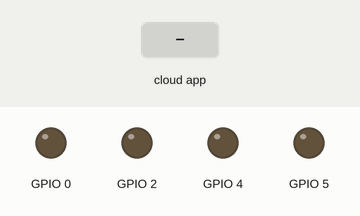
Simulated run of this sketch. Board: ESP8266 (NodeMCU). Shown: output pins drawn as LEDs (lit = HIGH). The inputs (shaded band) are chosen by the test bench. What the sketch prints to the serial monitor is not drawn.

Above: at 2.7 s.
2.8 s: app: CHANGE_ME.brightness=1
At 2.96 s:
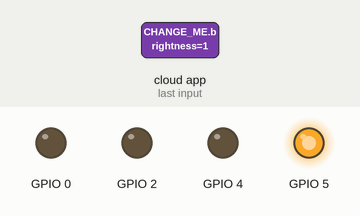
5.8 s: app: CHANGE_ME.white=0
8.8 s: app: CHANGE_ME.white=1
At 10.0 s:
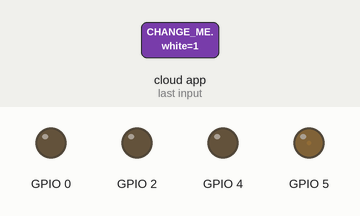
10.3 s: app: CHANGE_ME.brightness=0
At 11.0 s:
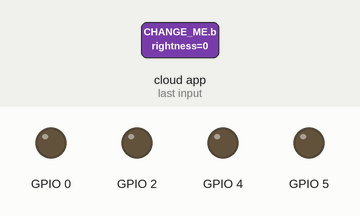
Timing chart, 0 to 12.8 s (numbered marks = the images above; inputs shaded):
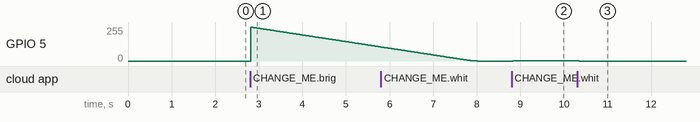

The sketch:

strip_controller_adafruit.ino
```cpp
#include <ArduinoOTA.h>
#include <ESP8266WiFi.h>
#include "structs.h"
#include "config.h"
#include "functions.h"

#include "AdafruitIO_WiFi.h"
AdafruitIO_WiFi io(IO_USERNAME, IO_KEY, WIFI_SSID, WIFI_PASS);

AdafruitIO_Feed *feed_color = io.feed(IO_GROUP ".color");
AdafruitIO_Feed *feed_white = io.feed(IO_GROUP ".white");
AdafruitIO_Feed *feed_brightness = io.feed(IO_GROUP ".brightness");

void setup() {
  Serial.begin(115200);
  delay(10);

  #ifdef ESP8266
    analogWriteRange(255);
  #endif

  pinMode(pin.r, OUTPUT);
  pinMode(pin.g, OUTPUT);
  pinMode(pin.b, OUTPUT);
  pinMode(pin.w, OUTPUT);

  change_to_rgbw_target((RGBW){0,0,0,0});

  //////////////
  // MQTT
  //////////////

  Serial.print("Connecting to Adafruit IO");
  io.connect();

  feed_color->onMessage(handleColorMessage);
  feed_white->onMessage(handleWhiteMessage);
  feed_brightness->onMessage(handleBrightnessMessage);

  // wait for a connection
  while(io.status() < AIO_CONNECTED) {
    Serial.print(".");
    delay(500);
  }

  // we are connected
  Serial.println();
  Serial.println(io.statusText());
  feed_color->get();
  feed_white->get();
  feed_brightness->get();

  //////////////
  // OTA
  //////////////
  // Port defaults to 8266
  ArduinoOTA.setPort(8266);

  // Hostname defaults to esp8266-[ChipID]
  ArduinoOTA.setHostname(OTA_IDENTIFIER);

  // No authentication by default
  ArduinoOTA.setPassword((const char *)OTA_PASSWORD);

  ArduinoOTA.onStart([]() {
    Serial.println("Start");
  });
  ArduinoOTA.onEnd([]() {
    Serial.println("\nEnd");
  });
  ArduinoOTA.onProgress([](unsigned int progress, unsigned int total) {
    Serial.printf("Progress: %u%%\r", (progress / (total / 100)));
  });
  ArduinoOTA.onError([](ota_error_t error) {
    Serial.printf("Error[%u]: ", error);
    if (error == OTA_AUTH_ERROR) Serial.println("Auth Failed");
    else if (error == OTA_BEGIN_ERROR) Serial.println("Begin Failed");
    else if (error == OTA_CONNECT_ERROR) Serial.println("Connect Failed");
    else if (error == OTA_RECEIVE_ERROR) Serial.println("Receive Failed");
    else if (error == OTA_END_ERROR) Serial.println("End Failed");
  });
  ArduinoOTA.begin();
}

void loop() {
  io.run();
}

void handleColorMessage(AdafruitIO_Data *data) {
  apply_effect_fade((RGBW){
      data->toRed(),
      data->toGreen(),
      data->toBlue(),
      current_value.w
  });
}

void handleWhiteMessage(AdafruitIO_Data *data) {
  apply_effect_fade((RGBW){
    current_value.r,
    current_value.g,
    current_value.b,
    data->toInt()
  });
}

void handleBrightnessMessage(AdafruitIO_Data *data) {
  apply_effect_brightness_fade(data->toInt());
}
```

functions.h
```cpp
RGBW current_value = { 0, 0, 0, 0 };

bool check_if_rgbw_identical(RGBW a, RGBW b) {
  return (
    a.r == b.r &&
    a.g == b.g &&
    a.b == b.b &&
    a.w == b.w
  );
}

bool check_if_rgbw_is_within_bounds(RGBW input) {
  return (input.r <= 255 && input.g <= 255 && input.b <= 255 && input.w <= 255);
}

RGBW apply_filter_brightness(RGBW input, byte brightness) {
  return (RGBW) {
    floor(float(input.r) / 100.0 * float(brightness)),
    floor(float(input.g) / 100.0 * float(brightness)),
    floor(float(input.b) / 100.0 * float(brightness)),
    floor(float(input.w) / 100.0 * float(brightness))
  };
}

void change_to_rgbw_target(RGBW target) {
  if (!check_if_rgbw_is_within_bounds(target)) {
    return;
  }

  analogWrite(pin.r, target.r);
  current_value.r = target.r;

  analogWrite(pin.g, target.g);
  current_value.g = target.g;

  analogWrite(pin.b, target.b);
  current_value.b = target.b;

  analogWrite(pin.w, target.w);
  current_value.w = target.w;
}

/**
 * Fades synchronously to the given color in 20ms increments.
 */
void apply_effect_fade(RGBW target, int fps = 20) {
  if (!check_if_rgbw_is_within_bounds(target)) {
    return;
  }

  RGBW intermediate_target = current_value;

  while (!check_if_rgbw_identical(current_value, target)) {
    // RED
    if (intermediate_target.r < target.r) {
      intermediate_target.r++;
    }
    if (intermediate_target.r > target.r) {
      intermediate_target.r--;
    }

    // GREEN
    if (intermediate_target.g < target.g) {
      intermediate_target.g++;
    }
    if (intermediate_target.g > target.g) {
      intermediate_target.g--;
    }

    // BLUE
    if (intermediate_target.b < target.b) {
      intermediate_target.b++;
    }
    if (intermediate_target.b > target.b) {
      intermediate_target.b--;
    }

    // WHITE
    if (intermediate_target.w < target.w) {
      intermediate_target.w++;
    }
    if (intermediate_target.w > target.w) {
      intermediate_target.w--;
    }

    change_to_rgbw_target(intermediate_target);
    delay(fps);
  }
}

/**
 * Fades synchronously to the given brightness in 20ms increments.
 */
void apply_effect_brightness_fade(byte brightness) {
  // If we just request a brightness change and there's nothing to do, we'll just default to white being dimmed.
  if (check_if_rgbw_identical(current_value, (RGBW){0,0,0,0}) && brightness > 0) {
    change_to_rgbw_target((RGBW){0,0,0,255});
  }
  apply_effect_fade(apply_filter_brightness(current_value, brightness));
}
```

structs.h
```cpp
struct RGBW {
  byte r;
  byte g;
  byte b;
  byte w;
};
```

config.example.h
```cpp
#define WIFI_SSID       "CHANGE_ME"
#define WIFI_PASS       "CHANGE_ME"

// the group will be used as a prefix for the feeds.
// the feeds you need to create are "color", "brightness", "white" under this group.
#define IO_GROUP       "CHANGE_ME"
#define IO_USERNAME    "CHANGE_ME"
#define IO_KEY         "CHANGE_ME"

// Something unique so you can easily recognize this device
#define OTA_IDENTIFIER  "CHANGE_ME"
// Can be also left blank.
#define OTA_PASSWORD    "CHANGE_ME"

// Connect your led strip only using PWM pins, configure those below.
// If you don't have white color, just set it to an empty PWM pin. (do not omit!)
RGBW pin = { 2, 0, 4, 5 };
```

Measured:
- after the input at 8.8 s, GPIO 5: 0/255 → 1/255 at once
- after the input at 10.3 s, GPIO 5: 1/255 → 0/255 after 0.06 s
